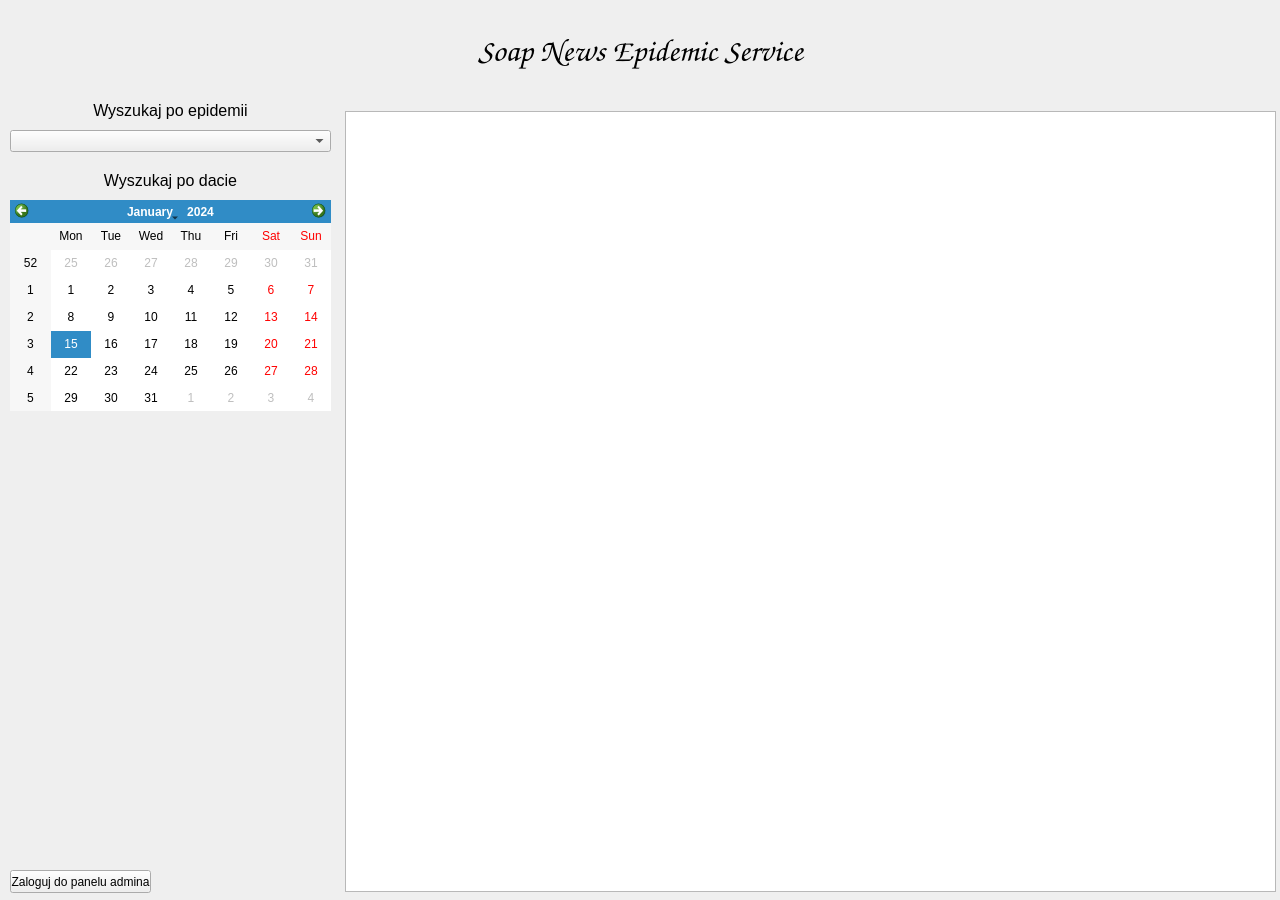
<?xml version="1.0" encoding="UTF-8"?>
<ui version="4.0">
 <class>MainWindow</class>
 <widget class="QMainWindow" name="MainWindow">
     <property name="enabled">
         <bool>true</bool>
     </property>
     <property name="geometry">
         <rect>
             <x>0</x>
             <y>0</y>
             <width>1280</width>
             <height>900</height>
         </rect>
     </property>
     <property name="sizePolicy">
         <sizepolicy hsizetype="Fixed" vsizetype="Fixed">
             <horstretch>0</horstretch>
             <verstretch>0</verstretch>
         </sizepolicy>
     </property>
     <property name="minimumSize">
         <size>
             <width>1280</width>
             <height>900</height>
         </size>
     </property>
     <property name="maximumSize">
         <size>
             <width>1280</width>
             <height>900</height>
         </size>
     </property>
     <property name="windowTitle">
         <string>MainWindow</string>
     </property>
     <widget class="QWidget" name="centralwidget">
         <widget class="QCalendarWidget" name="calendarWidget">
             <property name="geometry">
                 <rect>
                     <x>10</x>
                     <y>200</y>
                     <width>321</width>
                     <height>211</height>
                 </rect>
             </property>
             <property name="dateEditEnabled">
                 <bool>true</bool>
             </property>
         </widget>
         <widget class="QComboBox" name="epidemyComboBox">
             <property name="geometry">
                 <rect>
                     <x>10</x>
                     <y>130</y>
                     <width>321</width>
                     <height>22</height>
                 </rect>
             </property>
         </widget>
         <widget class="QLabel" name="searchByEpidemyLabel">
             <property name="geometry">
                 <rect>
                     <x>10</x>
                     <y>100</y>
                     <width>321</width>
                     <height>21</height>
                 </rect>
             </property>
             <property name="font">
                 <font>
                     <pointsize>12</pointsize>
                 </font>
             </property>
             <property name="text">
                 <string>Wyszukaj po epidemii</string>
             </property>
             <property name="alignment">
                 <set>Qt::AlignCenter</set>
             </property>
             <property name="margin">
                 <number>0</number>
             </property>
         </widget>
         <widget class="QLabel" name="headerLabel">
             <property name="geometry">
                 <rect>
                     <x>0</x>
                     <y>0</y>
                     <width>1281</width>
                     <height>101</height>
                 </rect>
             </property>
             <property name="font">
                 <font>
                     <family>Comic Sans MS</family>
                     <pointsize>24</pointsize>
                 </font>
             </property>
             <property name="layoutDirection">
                 <enum>Qt::LeftToRight</enum>
             </property>
             <property name="text">
                 <string>Soap News Epidemic Service</string>
             </property>
             <property name="alignment">
                 <set>Qt::AlignCenter</set>
             </property>
             <property name="wordWrap">
                 <bool>false</bool>
             </property>
         </widget>
         <widget class="QLabel" name="searchByDateLabel">
             <property name="geometry">
                 <rect>
                     <x>10</x>
                     <y>170</y>
                     <width>321</width>
                     <height>21</height>
                 </rect>
             </property>
             <property name="font">
                 <font>
                     <pointsize>12</pointsize>
                 </font>
             </property>
             <property name="text">
                 <string>Wyszukaj po dacie</string>
             </property>
             <property name="alignment">
                 <set>Qt::AlignCenter</set>
             </property>
             <property name="margin">
                 <number>0</number>
             </property>
         </widget>
         <widget class="QListView" name="informationListView">
             <property name="geometry">
                 <rect>
                     <x>345</x>
                     <y>111</y>
                     <width>931</width>
                     <height>781</height>
                 </rect>
             </property>
         </widget>
         <widget class="QPushButton" name="adminPanelButton">
             <property name="geometry">
                 <rect>
                     <x>10</x>
                     <y>870</y>
                     <width>141</width>
                     <height>23</height>
                 </rect>
             </property>
             <property name="text">
                 <string>Zaloguj do panelu admina</string>
             </property>
         </widget>
     </widget>
 </widget>
 <resources/>
 <connections/>
</ui>
